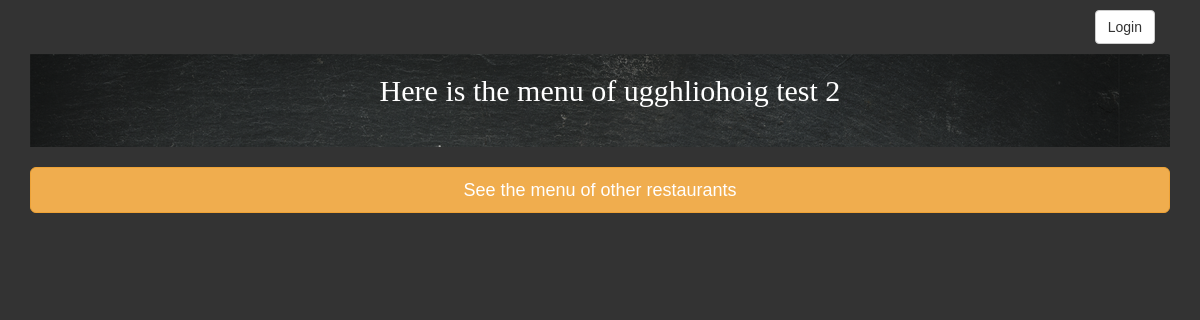
/restos/40/menu, run on an earlier commit of the app's database.
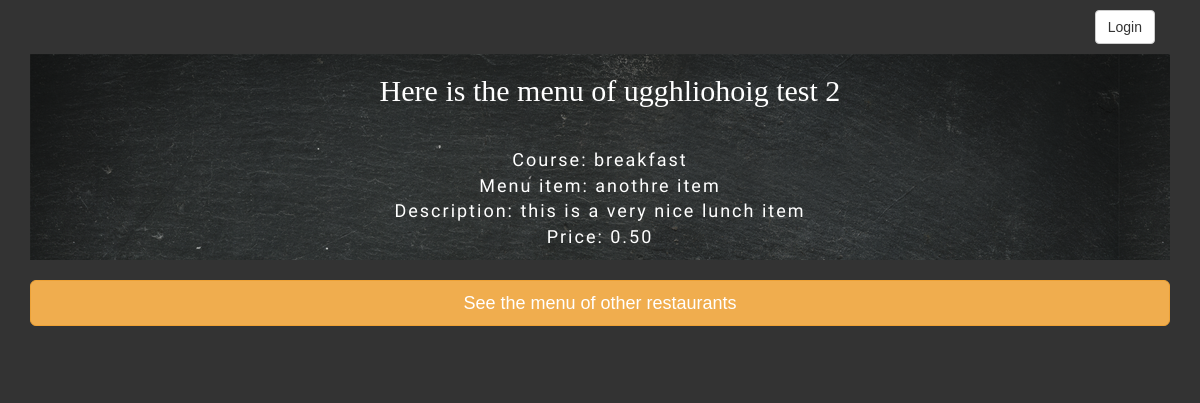
And on a later commit of the database.
### database_setup_fn.py (models this page shows, shortened)
class MenuItem(Base):
    __tablename__ = 'menu_item'
    name = Column(String(80), nullable=False)
    id = Column(Integer, primary_key=True)
    description = Column(String(250))
    price = Column(String(8))
    course = Column(String(250))
    restaurant_id = Column(Integer, ForeignKey('restaurant.id'))
    restaurant = relationship(Restaurant)
    user_id = Column(Integer, ForeignKey('user.id'))
    user = relationship(User)

### finalproject.py (the view, shortened to what this page needs)
@app.route('/restos/<int:resto_ID>', methods=['GET', 'POST'])
@app.route('/restos/<int:resto_ID>/menu')
def restoMenu(resto_ID):
    resto = session.query(Restaurant).filter_by(id=resto_ID).one()
    menu = session.query(MenuItem).filter_by(restaurant_id=resto_ID).all()
    name_resto = resto.name
    if 'username' not in login_session:
        return render_template(
            'public_resto_menu.html',
            resto_identif=resto_ID,
            menu=menu,
            name_resto=name_resto
        )

### templates/public_resto_menu.html (shortened to what this page needs)
<!DOCTYPE html>
<html>
<head>
    <link rel="stylesheet" type="text/css" href="/static/bootstrap-3.3.7-dist/css/bootstrap.min.css">
    <link rel="stylesheet" type="text/css" href="/static/bootstrap-3.3.7-dist/css/custom.css">
    <link rel="stylesheet" type="text/css" href="/static/css/styles.css">
</head>
<body>
    <div class="container">
        <div class="col-md-12" style="text-align:right;">
                {% if not session['username'] %}
                <a style='margin: 10px 0 10px 0' href='/login' role ='button' class ='btn btn-default'>Login</a>
                {% else %}
                <span style="font-size:20px; color: white;">Welcome, {{ session['username'].split(' ')[0] }} &nbsp; </span><a style='margin: 10px 0 16px 0' href='/disconnect' role ='button' class ='btn btn-default'>Logout</a>
                {% endif %}
            </div>
        <div class="col-md-12" align="center" style="background-image: url('/static/bootstrap-3.3.7-dist/images/Vintage Slate Blackboard-300dpi.png')">
            <h1 style="width:100%; color:white; padding:20px 0 0px 20px;">Here is the menu of {{name_resto}}</h1>
            <div id="menu-content">
            {% for x in menu %}
                <p>
                <span class="menu">Course: {{x.course}}</span><br>
                <span class="menu">Menu item: {{x.name}}</span><br>
                <span class="menu">Description: {{x.description}}</span><br>
                <span class="menu">Price: {{x.price}}</span><br>
                </p>
                {% endfor %}
            </div>
        </div>
        <div class="row">
            <div class="col-md-12" id="bottom" style="padding-top:20px; text-align:right;">
                <a role="button" class="btn btn-warning btn-block btn-lg" href="{{url_for('showallrestaurants')}}">See the menu of other restaurants</a>
            </div>
        </div>
    </div>
</body>
</html>

What changed in the data, as far as the page shows it:
added MenuItem: course "breakfast", name "anothre item", description "this is a very nice lunch item", price "0.50"
